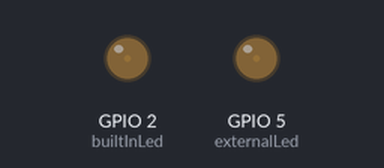
This sketch was run on a simulated ESP32. Parts: output pins drawn as LEDs (lit = HIGH). What the sketch prints to the serial monitor is not drawn.

Above: at 0.05 s.
At 1.15 s:
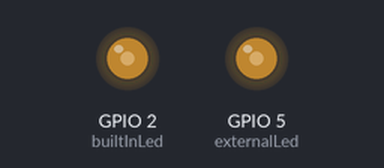
At 2.3 s:
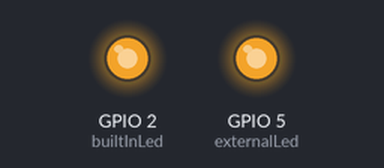
At 4.6 s:
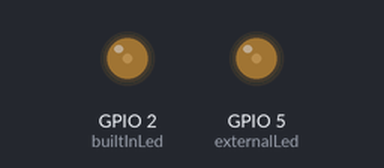
Timing chart, 0 to 6.7 s (numbered marks = the images above):
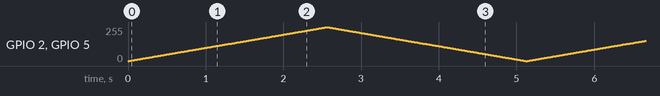

The sketch:

Sketch3.ino
```cpp
/*
 * 实验3：ESP32 PWM 呼吸灯
 * 开发板自带 LED 通常连接在 GPIO2
 * 效果：LED 缓慢变亮 → 缓慢变暗 → 循环往复
 * 串口输出呼吸周期计数（波特率 115200）
 */
 /*
  * 双 LED 呼吸灯（内置 + 外接）
  * 内置 LED：GPIO2
  * 外接 LED：GPIO5（需串联 220Ω 电阻）
  */

  // 引脚定义
const int builtInLed = 2;   // 内置 LED（大部分 ESP32 开发板为 GPIO2）
const int externalLed = 5;  // 外接 LED（可改为你实际连接的引脚）

// PWM 配置
const int freq = 5000;
const int resolution = 8;   // 8 位分辨率（0~255）
const int delayMs = 10;     // 呼吸速度，可修改

// 使用独立的 LEDC 通道
const int channelBuiltIn = 0;   // 通道 0 驱动内置 LED
const int channelExternal = 1;  // 通道 1 驱动外接 LED

int cycleCount = 0;

void setup() {
    Serial.begin(115200);

    // 配置两个 PWM 通道并绑定引脚
    ledcSetup(channelBuiltIn, freq, resolution);
    ledcAttachPin(builtInLed, channelBuiltIn);

    ledcSetup(channelExternal, freq, resolution);
    ledcAttachPin(externalLed, channelExternal);

    Serial.println("双 LED 呼吸灯实验开始...");
}

void loop() {
    // 一起变亮
    for (int duty = 0; duty <= 255; duty++) {
        ledcWrite(channelBuiltIn, duty);
        ledcWrite(channelExternal, duty);
        delay(delayMs);
    }
    // 一起变暗
    for (int duty = 255; duty >= 0; duty--) {
        ledcWrite(channelBuiltIn, duty);
        ledcWrite(channelExternal, duty);
        delay(delayMs);
    }

    cycleCount++;
    Serial.print("呼吸周期计数：");
    Serial.println(cycleCount);
}
```
